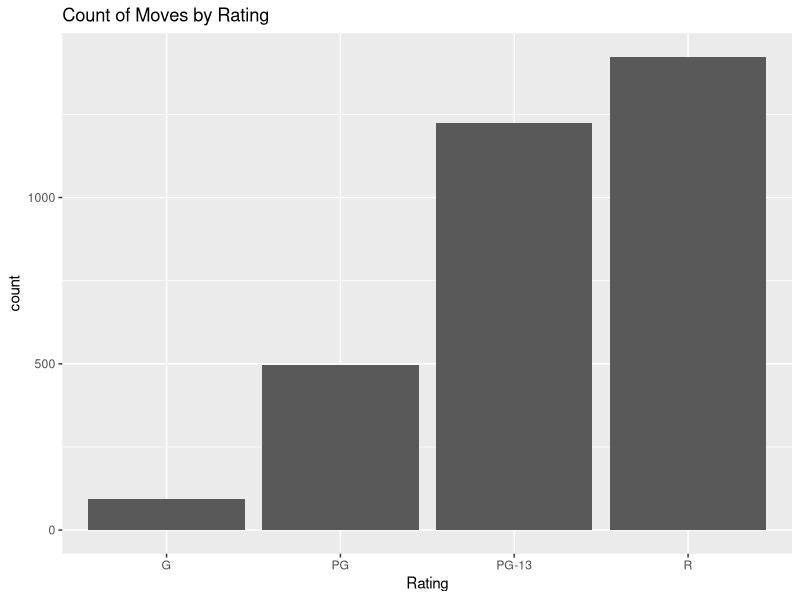
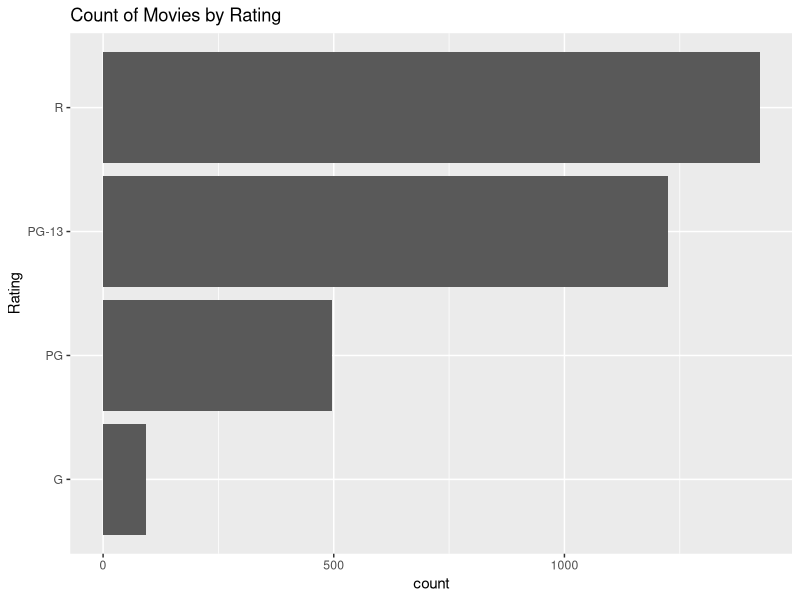
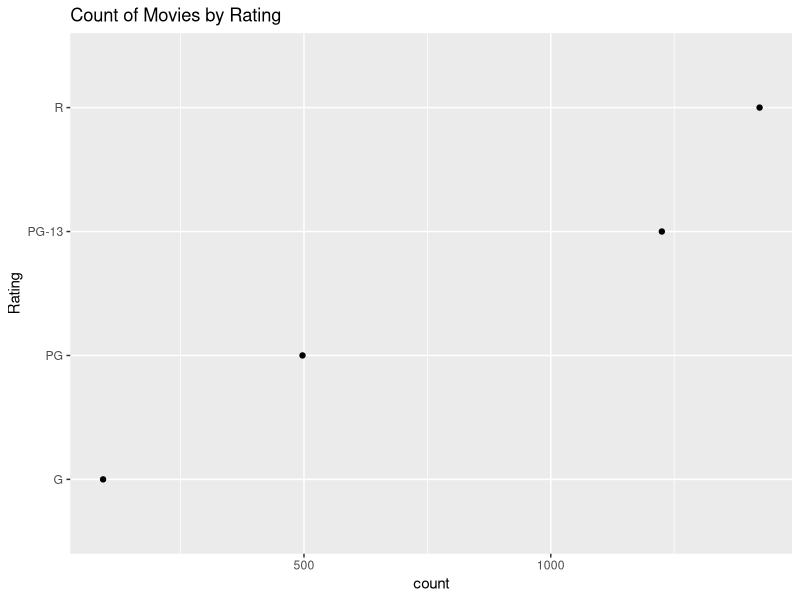
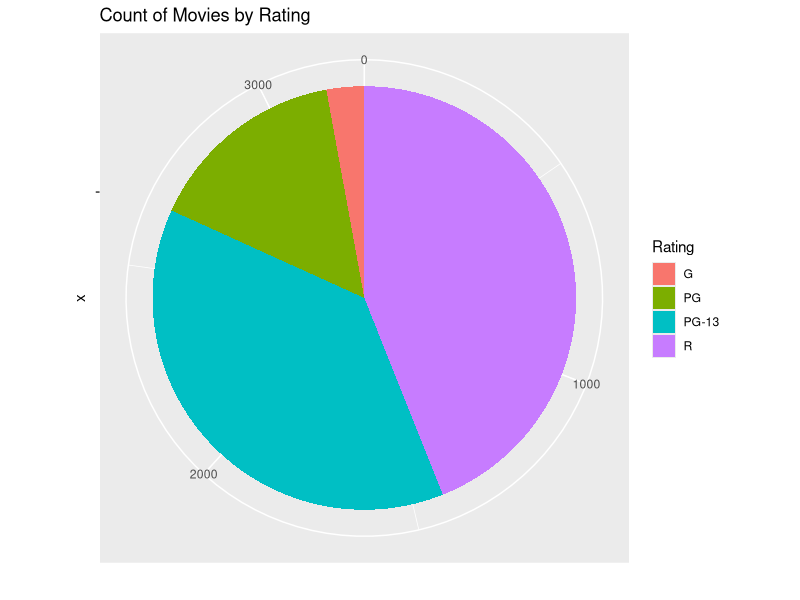
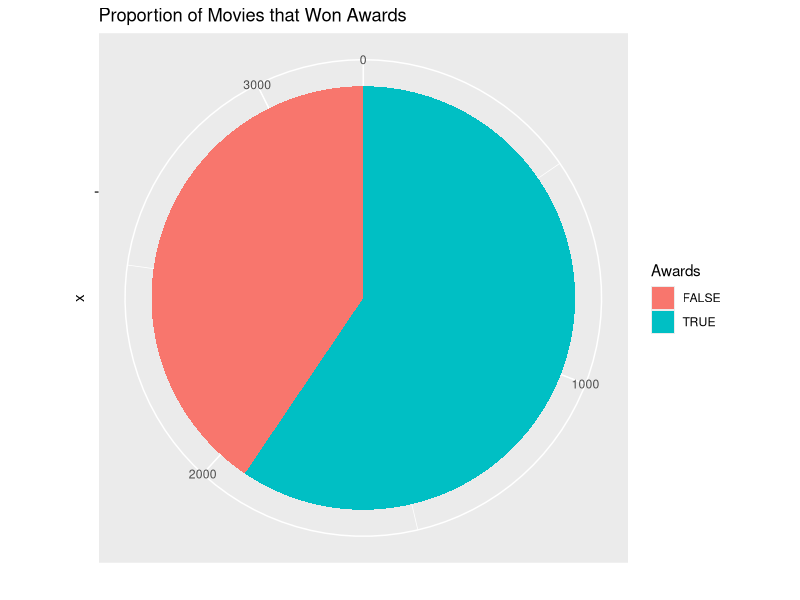

Source code (R) for these figures, in order:
# Qualitative Univariate Analysis
# Analysis of a single categorical variable

# using movie data to answer questions with ggplot2:
library("ggplot2")

# Set working directory
setwd("C:/Users/anyai/Documents/GitHub/DataViz")

# Load the movie data from csv
movies <- read.csv("Movies.csv")

# Peak at the structure
str(movies)

# Create a frequency bar chart for ratings
ggplot(
  data = movies,
  aes(x = Rating)) +
  geom_bar() + 
  ggtitle("Count of Moves by Rating")

# Create a Horz frequency bar chart for ratings
ggplot(
  data = movies,
  aes(x = Rating)) +
  geom_bar() + 
  coord_flip() + # Key to fliping the chart on it's side
  ggtitle("Count of Movies by Rating")

# Create a Cleveland Dot Plot
ggplot(
  data = movies,
  aes(x = Rating)) +
  geom_point(stat = "count") + 
  coord_flip() + # Key to fliping the chart on it's side
  ggtitle("Count of Movies by Rating")

# Creating a pie in ggplot is kinda a hack. We use a geom_bar() but then set the polar cords to theta = "y"
ggplot(
  data = movies,
  aes(x = "", fill = Rating)) +
  geom_bar() +
  coord_polar(theta = "y") +
  ggtitle("Count of Movies by Rating") +
  ylab("")


ggplot(
  data = movies,
  aes(x = "", fill = Awards)) +
  geom_bar() +
  coord_polar(theta = "y") +
  ggtitle("Proportion of Movies that Won Awards") +
  ylab("")


















